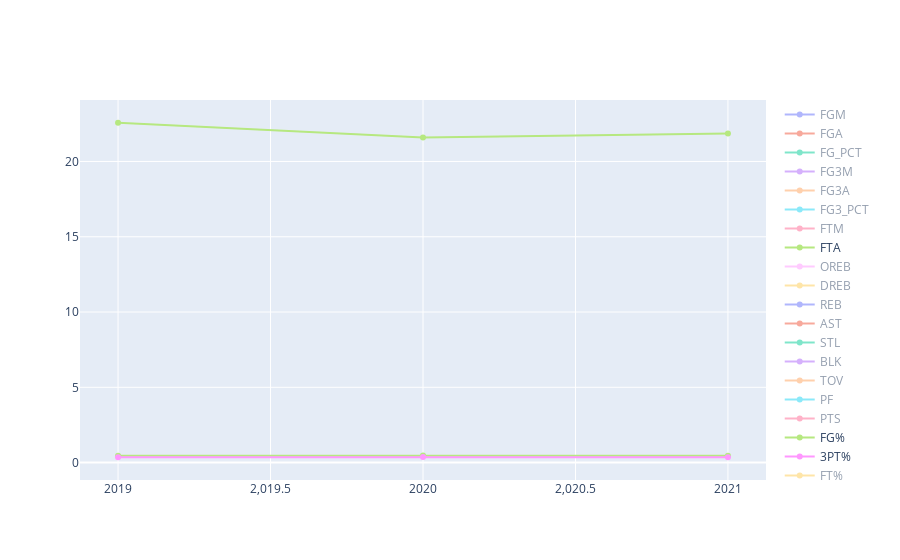

The cell this chart's notebook holds for it:
### Code cell
fig = go.Figure()
for col in change_per100_df.columns[1:]:
    fig.add_trace(go.Scatter(x=change_per100_df['SeasonStart'],
                            y=change_per100_df[col],name=col))
fig.show()

### Figure 1 — Plotly figure (JSON) as saved in the notebook; plotly's stock layout.template omitted (floating-point values rounded to 4 significant figures)
{"data": [{"name": "FGM", "type": "scatter", "visible": "legendonly", "x": [2019, 2020, 2021], "y": [39.68, 40.66, 40.37]}, {"name": "FGA", "type": "scatter", "visible": "legendonly", "x": [2019, 2020, 2021], "y": [86.28, 87.27, 87.61]}, {"name": "FG_PCT", "type": "scatter", "visible": "legendonly", "x": [2019, 2020, 2021], "y": [0.138, 0.1437, 0.1349]}, {"name": "FG3M", "type": "scatter", "visible": "legendonly", "x": [2019, 2020, 2021], "y": [11.96, 12.53, 12.4]}, {"name": "FG3A", "type": "scatter", "visible": "legendonly", "x": [2019, 2020, 2021], "y": [33.4, 34.21, 35.06]}, {"name": "FG3_PCT", "type": "scatter", "visible": "legendonly", "x": [2019, 2020, 2021], "y": [0.09431, 0.09409, 0.08721]}, {"name": "FTM", "type": "scatter", "visible": "legendonly", "x": [2019, 2020, 2021], "y": [17.47, 16.81, 16.95]}, {"name": "FTA", "type": "scatter", "x": [2019, 2020, 2021], "y": [22.57, 21.6, 21.86]}, {"name": "OREB", "type": "scatter", "visible": "legendonly", "x": [2019, 2020, 2021], "y": [9.728, 9.721, 10.25]}, {"name": "DREB", "type": "scatter", "visible": "legendonly", "x": [2019, 2020, 2021], "y": [33.84, 34.0, 33.94]}, {"name": "REB", "type": "scatter", "visible": "legendonly", "x": [2019, 2020, 2021], "y": [43.57, 43.72, 44.19]}, {"name": "AST", "type": "scatter", "visible": "legendonly", "x": [2019, 2020, 2021], "y": [23.66, 24.31, 24.48]}, {"name": "STL", "type": "scatter", "visible": "legendonly", "x": [2019, 2020, 2021], "y": [7.41, 7.419, 7.578]}, {"name": "BLK", "type": "scatter", "visible": "legendonly", "x": [2019, 2020, 2021], "y": [4.729, 4.781, 4.692]}, {"name": "TOV", "type": "scatter", "visible": "legendonly", "x": [2019, 2020, 2021], "y": [13.52, 12.95, 13.02]}, {"name": "PF", "type": "scatter", "visible": "legendonly", "x": [2019, 2020, 2021], "y": [47615, 45152, 52038]}, {"name": "PTS", "type": "scatter", "visible": "legendonly", "x": [2019, 2020, 2021], "y": [254975, 260871, 290611]}, {"name": "FG%", "type": "scatter", "x": [2019, 2020, 2021], "y": [0.4599, 0.4658, 0.4608]}, {"name": "3PT%", "type": "scatter", "visible": true, "x": [2019, 2020, 2021], "y": [0.3581, 0.3664, 0.3537]}, {"name": "FT%", "type": "scatter", "visible": "legendonly", "x": [2019, 2020, 2021], "y": [0.774, 0.7782, 0.7753]}, {"name": "AST%", "type": "scatter", "visible": "legendonly", "x": [2019, 2020, 2021], "y": [0.5962, 0.5979, 0.6063]}, {"name": "FG3A%", "type": "scatter", "visible": "legendonly", "x": [2019, 2020, 2021], "y": [0.3871, 0.392, 0.4002]}, {"name": "PTS/FGA", "type": "scatter", "visible": "legendonly", "x": [2019, 2020, 2021], "y": [2.742, 2.722, 2.727]}, {"name": "FG3M/FGM", "type": "scatter", "visible": "legendonly", "x": [2019, 2020, 2021], "y": [0.3014, 0.3083, 0.3072]}, {"name": "FTA/FGA", "type": "scatter", "visible": "legendonly", "x": [2019, 2020, 2021], "y": [0.2616, 0.2475, 0.2495]}, {"name": "TRU%", "type": "scatter", "visible": "legendonly", "x": [2019, 2020, 2021], "y": [0.5607, 0.5673, 0.5617]}, {"name": "AST_TOV", "type": "scatter", "visible": "legendonly", "x": [2019, 2020, 2021], "y": [1.75, 1.878, 1.88]}], "layout": {"autosize": true, "xaxis": {"autorange": true, "range": [2019.0, 2021.0], "type": "linear"}, "yaxis": {"autorange": true, "range": [-1.48, 24.41], "type": "linear"}}}
